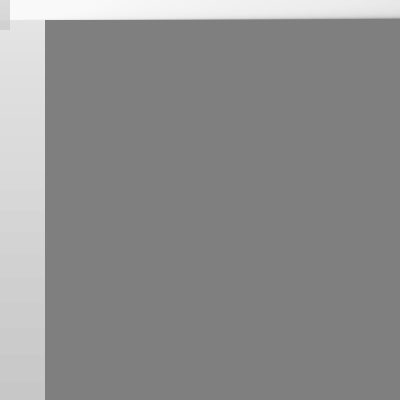
Frame 1 (no input)
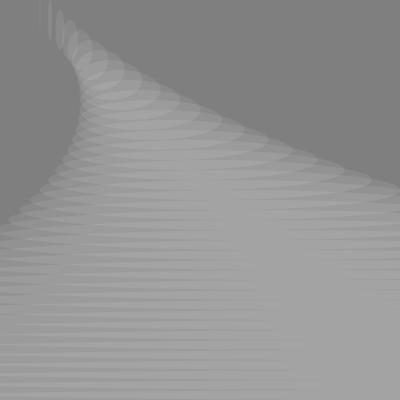
Frame 60 (the mouse pressed at the canvas centre just before this capture)
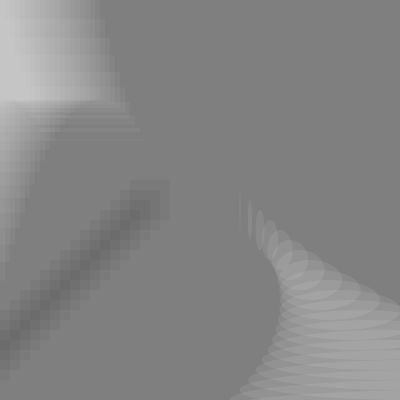
Frame 120 (the mouse held since frame 60 and released just before this capture)

The Processing sketch that drew these frames (run headless with seeded random() and noise(); from frame 60 on, the mouse is pressed at the canvas centre):

// Processing sketch: processing_125769
// ── processing_125769.pde

int[] xPosition = new int[50];
int[] yPosition = new int[50];

int[] xPosition1 = new int[50];
int[] yPosition1 = new int[50];

int[] xPosition2 = new int[50];
int[] yPosition2 = new int[50];


void setup() {
  size(400, 400);
}

void draw() {
  background(255/2);
  fill(255, 20);
  noStroke();
  rectMode(CENTER);

  for (int i= 0; i<xPosition.length; i++) {
    ellipse( xPosition[i], yPosition[i], pow(i,2), 40);
  }

  for (int i=xPosition.length-1; i>0; i--) {
    xPosition[i] = xPosition[i-1]+10;
    yPosition[i] = yPosition[i-1]+10;
  }

  for (int i=xPosition1.length-1; i>0; i--) {
    xPosition1[i] = xPosition1[i-1]-10;
    yPosition1[i] = yPosition1[i-1]+10;
  }

  for (int i=xPosition2.length-1; i>0; i--) {
    xPosition2[i] = xPosition2[i-1]-5;
    yPosition2[i] = yPosition2[i-1]-10;
  }

  xPosition[0] = mouseX+30;
  yPosition[0] = mouseY;

  xPosition1[0] = mouseX - 50;
  yPosition1[0] = mouseY/2+100;

  xPosition2[0] = mouseX/2;
  yPosition2[0] = mouseY - 50;

  fill(0, 10);
  for (int i= 0; i<xPosition.length; i++) {
    rect( xPosition1[i], yPosition1[i], 40, 40);
  }

  fill(255, 10);
  for (int i= 0; i<xPosition.length; i++) {
    rect( xPosition2[i], yPosition2[i], 100, pow(i,2));
  }
}
